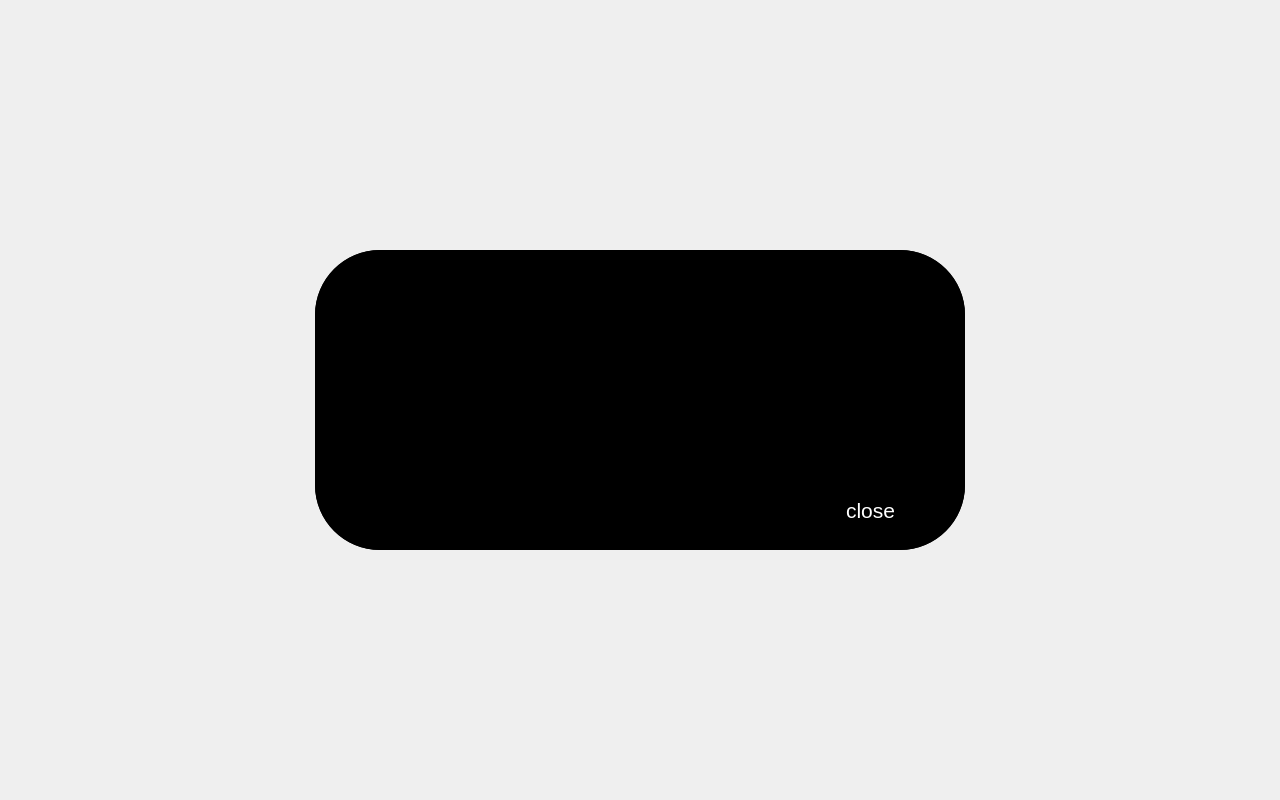
<?xml version="1.0" encoding="UTF-8"?>
<ui version="4.0">
 <class>ErrorFormat</class>
 <widget class="QWidget" name="ErrorFormat">
  <property name="geometry">
   <rect>
    <x>0</x>
    <y>0</y>
    <width>1280</width>
    <height>800</height>
   </rect>
  </property>
  <property name="windowTitle">
   <string>Form</string>
  </property>
  <widget class="QWidget" name="widget" native="true">
   <property name="geometry">
    <rect>
     <x>315</x>
     <y>250</y>
     <width>650</width>
     <height>300</height>
    </rect>
   </property>
   <property name="styleSheet">
    <string notr="true">background-color: rgb(0, 0, 0);
border-radius:65px;</string>
   </property>
   <widget class="QLabel" name="errMsg">
    <property name="geometry">
     <rect>
      <x>0</x>
      <y>0</y>
      <width>651</width>
      <height>231</height>
     </rect>
    </property>
    <property name="font">
     <font>
      <pointsize>-1</pointsize>
     </font>
    </property>
    <property name="styleSheet">
     <string notr="true">color: rgb(255, 255, 255);
border-image: none;
background-color: none;
font-size:36px;</string>
    </property>
    <property name="text">
     <string/>
    </property>
    <property name="alignment">
     <set>Qt::AlignCenter</set>
    </property>
    <property name="wordWrap">
     <bool>true</bool>
    </property>
   </widget>
   <widget class="QPushButton" name="closeBtn">
    <property name="geometry">
     <rect>
      <x>460</x>
      <y>220</y>
      <width>191</width>
      <height>81</height>
     </rect>
    </property>
    <property name="font">
     <font>
      <pointsize>16</pointsize>
     </font>
    </property>
    <property name="focusPolicy">
     <enum>Qt::NoFocus</enum>
    </property>
    <property name="styleSheet">
     <string notr="true">border-image: none;
border:none;
color: rgb(255, 255, 255);
background-color: none;</string>
    </property>
    <property name="text">
     <string>close</string>
    </property>
   </widget>
   <widget class="QLabel" name="bkg">
    <property name="geometry">
     <rect>
      <x>0</x>
      <y>0</y>
      <width>650</width>
      <height>300</height>
     </rect>
    </property>
    <property name="styleSheet">
     <string notr="true">border-image:url(:/tu/ALL-IN-ONE ICON/BKG_long.png);</string>
    </property>
    <property name="text">
     <string/>
    </property>
   </widget>
   <zorder>bkg</zorder>
   <zorder>errMsg</zorder>
   <zorder>closeBtn</zorder>
  </widget>
 </widget>
 <resources/>
 <connections/>
</ui>
